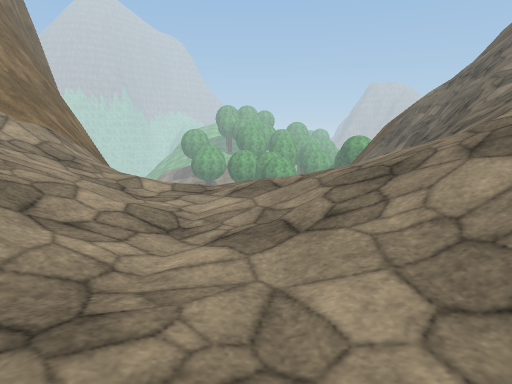
[1] (above)

16 first-person views from a walk through a Unity game level. The camera is 1.2 m above the floor, tilts 8° down and sees 70° across. The floor is counted in squares, 1 m on a side. Each view is taken from the middle of a square. On the plan, view 1 faces up. The plan holds only what a view shows up to about 15 squares ahead; the rest is blank. The place goes on beyond the plan. Some trees and plants on the terrain are drawn as simple stand-ins. The player is left out. Some surface patterns are stand-ins.

[2]
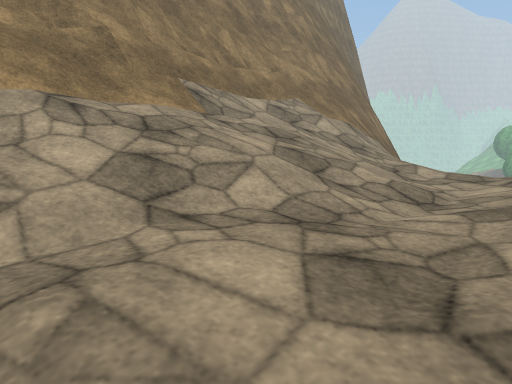

[3]
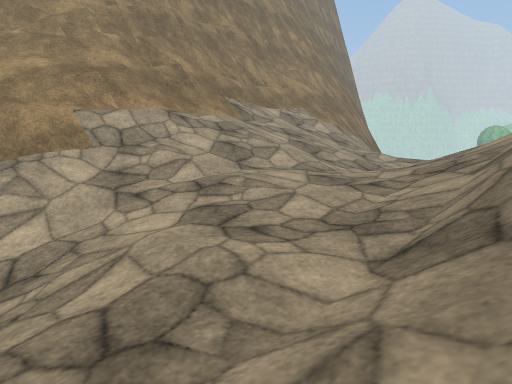

[4]
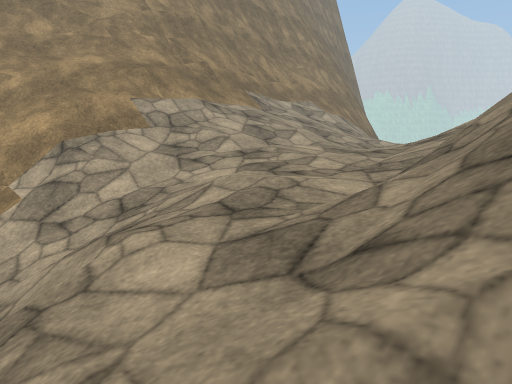

[5]
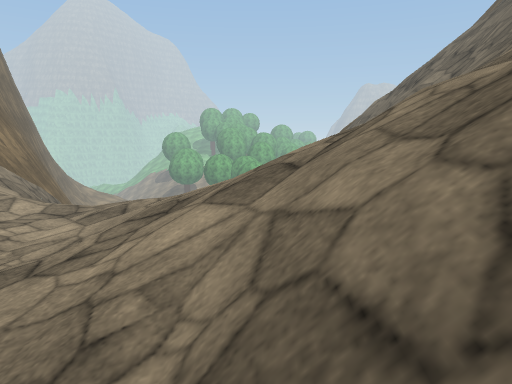

[6]
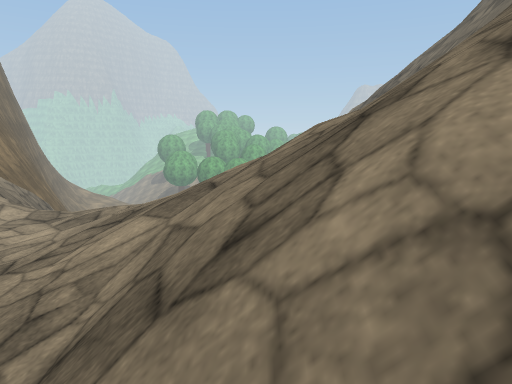

[7]
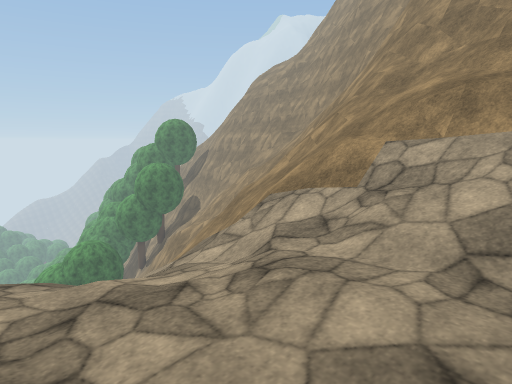

[8]
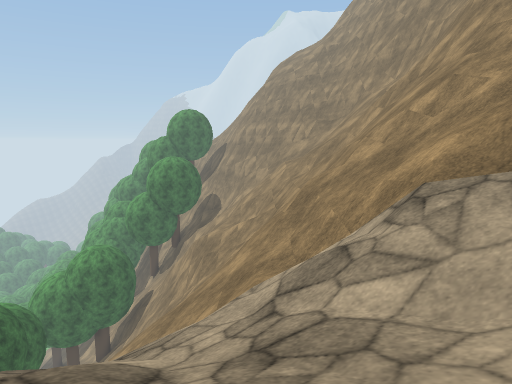

[9]
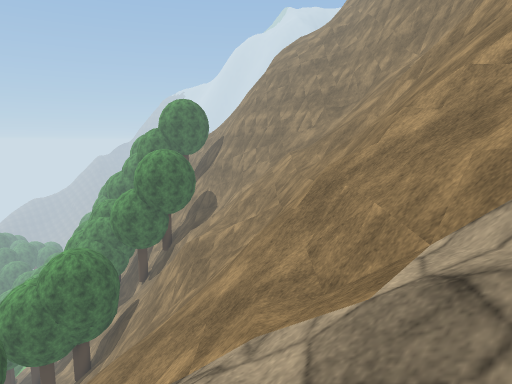

[10]
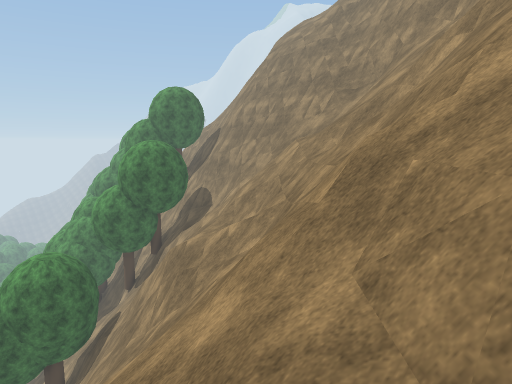

[11]
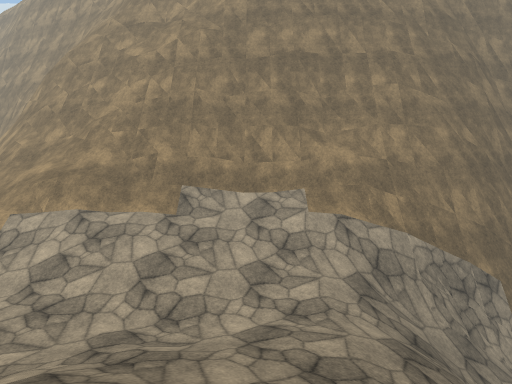

[12]
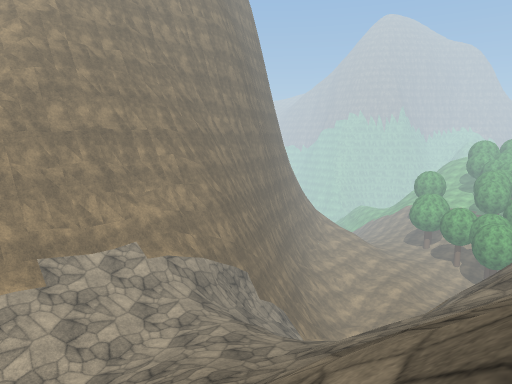

[13]
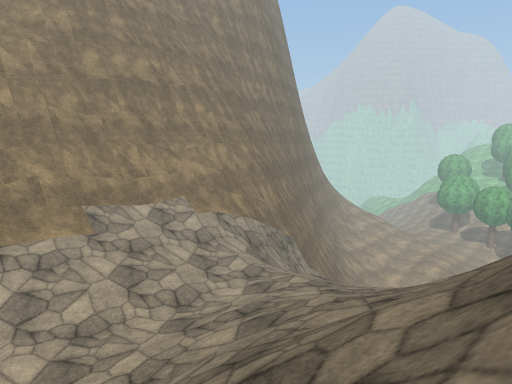

[14]
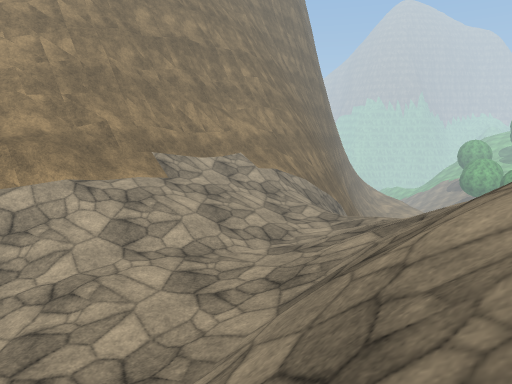

[15]
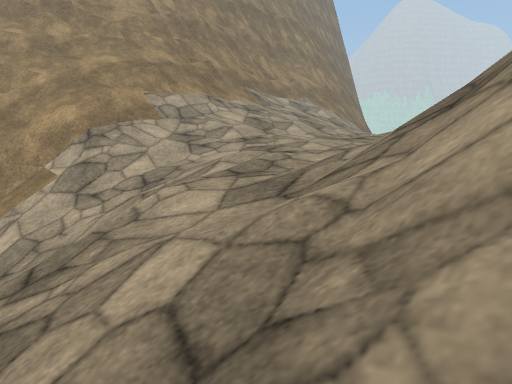

[16]
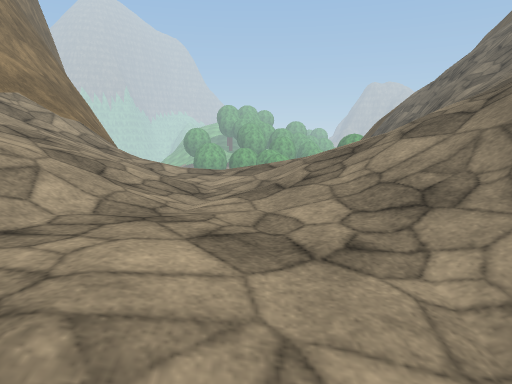

### Floor plan
Key: @ floor where view 1 was taken; # wall or solid block; . main floor; : floor 0.75 m higher than the main floor; - floor 0.75 m lower than the main floor; _ floor 1.5 m lower than the main floor; + floor 2.5 m higher than the main floor; < floor 2.5 m lower than the main floor; * floor 3.25 m higher than the main floor; ( floor 3.25 m lower than the main floor; ! floor 4 m lower than the main floor; / step, stairs or slope; = window, fence, low wall or low ledge; v drop or lower ground.
Columns run from 14 left of view 1 to 13 right of it. Each row starts with its distance up from view 1.
 15     #=vv##=/         #=///=#
 14     #=vvv##//      ===///=#v
 13     #=*v==#//       /////=#v
 12     #=*+=/////      /////#=#
 11     #=//=/////////  /////
 10     #=///////////////////
  9     #==//////.//////////
  8     ##=////...../:////
  7      #=/////...///////
  6     ##=/////...///////
  5     ##=//////..///////
  4     ##=//////..//////////
  3     ##*//////..///////////
  2   ####//////....//////////
  1   ##=#//////....///////
  0   ##=///////..@./////    /
 -1   #=////////./...//// /
 -2   ##///////./....//
 -3  ###////////-////////
 -4 ##=/////////////.///
 -5 ####/==/////////-////
 -6 ##==/////=///////////
 -7 ##=/////==///////////
 -8  =#/#=//////     // /
 -9 ###==#==///
-10 #=###-#==//
-11 ==.._v==#///
-12 #=-_vv==////
-13 ##vvv##=  //
-14 #=v (##==
-15 ==v v##=#==
-16 =_v(v##===
-17  <v!v ##=#
-18   v   ##=

Where each view was taken, in squares from view 1:
view 1: 0 up, 0 right, facing up
view 2: 1 down, 1 right, facing up-left
view 3: 5 down, 4 right, facing up-left
view 4: 7 down, 5 right, facing up-left
view 5: 0 up, 3 right, facing up
view 6: 1 down, 4 right, facing up
view 7: 2 up, 2 right, facing down-left
view 8: 2 down, 1 right, facing down-left
view 9: 4 down, 1 left, facing down-left
view 10: 6 down, 3 left, facing down-left
view 11: 7 up, 7 right, facing left
view 12: 0 up, 11 right, facing up-left
view 13: 1 down, 8 right, facing up-left
view 14: 3 down, 6 right, facing up-left
view 15: 8 down, 6 right, facing up-left
view 16: 2 down, 0 right, facing up
